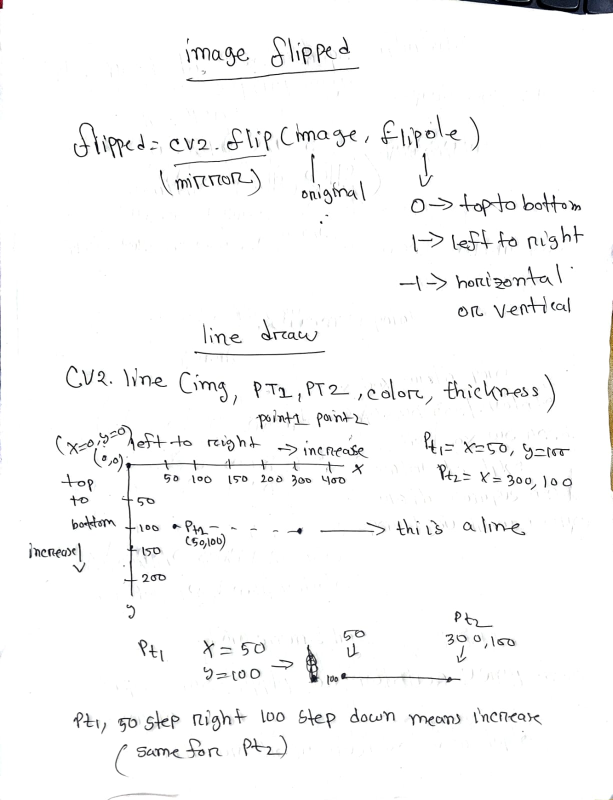
#> input picture linedraw1.jpeg, 1225 x 1600 px (shown at 1/2 size)
$ python tr.py
#> lines starting #> are read from the running program, lines starting #| are printed output that depends on the picture
import cv2
import time
from tqdm import tqdm

print("Welcome! This program allows you to convert an image into black and white and either display or save the result.")

image = input("Enter the image path:- ")
#> the answer given: linedraw1.jpeg

if image:

    print("Loading Image...")

    # 20 seconds loading animation
    for i in tqdm(range(1), desc="Loading", unit="sec"):
        time.sleep(1)

    read = cv2.imread(image)
#> read is the input picture: shape (1600, 1225, 3); mean B, G, R 248, 248, 248

    if read is not None:

        image2 = cv2.resize(read, (800, 600))
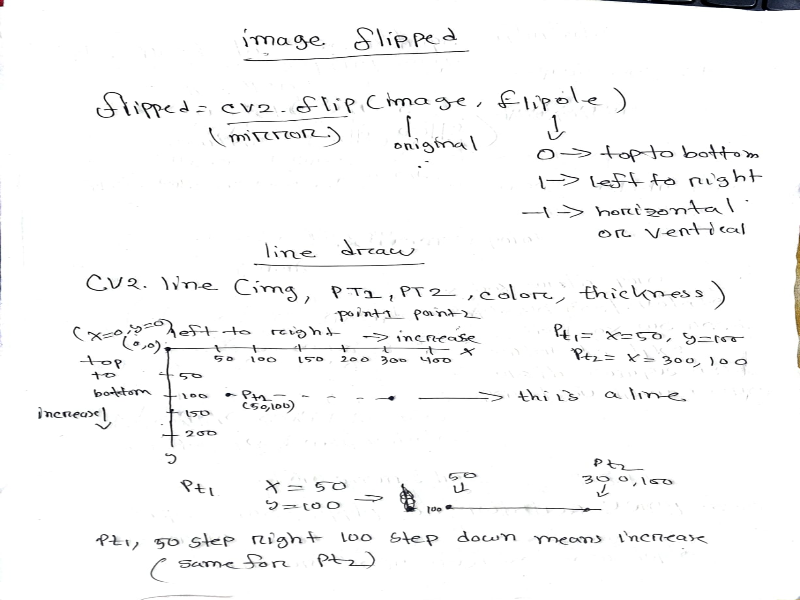
#> image2: shape (600, 800, 3); mean B, G, R 248, 248, 248

        print("Image loaded successfully..")

        user_input1 = input("Do you want to convert image into black and white:- ").lower()
#> the answer given: linedraw2.jpeg

        if user_input1 in ["yes", "yeap", "ofcourse"]:

            convert = cv2.cvtColor(image2, cv2.COLOR_BGR2GRAY)
            for i in tqdm(range(10),desc = "Loading",unit = "sec"):
                time.sleep(4)


            cv2.imshow("This is your black and white picture", convert)
            cv2.waitKey(0)
            cv2.destroyAllWindows()

        else:
            print("Can't find any image....")

else:
    print("No image path provided.")

$ run again, on circle.jpeg
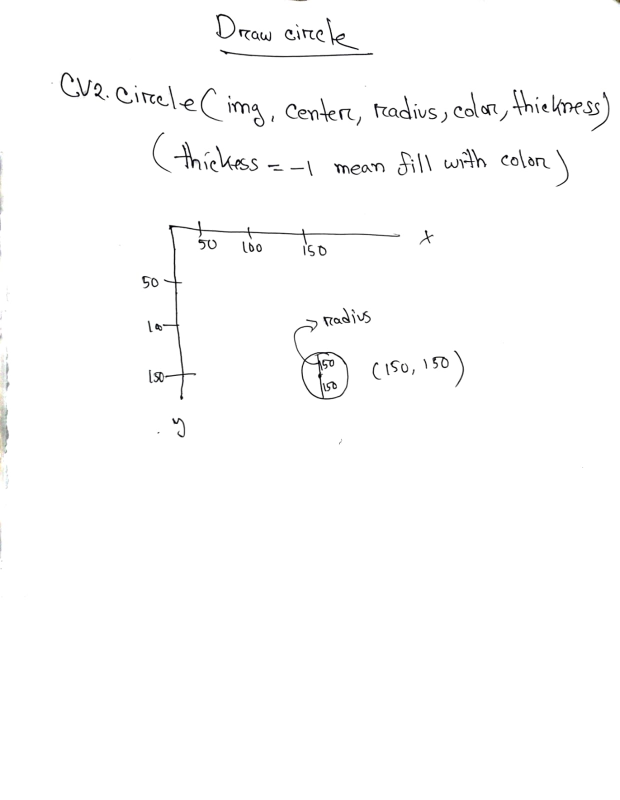
#> input picture circle.jpeg, 1239 x 1600 px (shown at 1/2 size)
#> read is the input picture: shape (1600, 1239, 3); mean B, G, R 252.3, 252.3, 252.3
#> `image2 = cv2.resize(read, (800, 600))`:
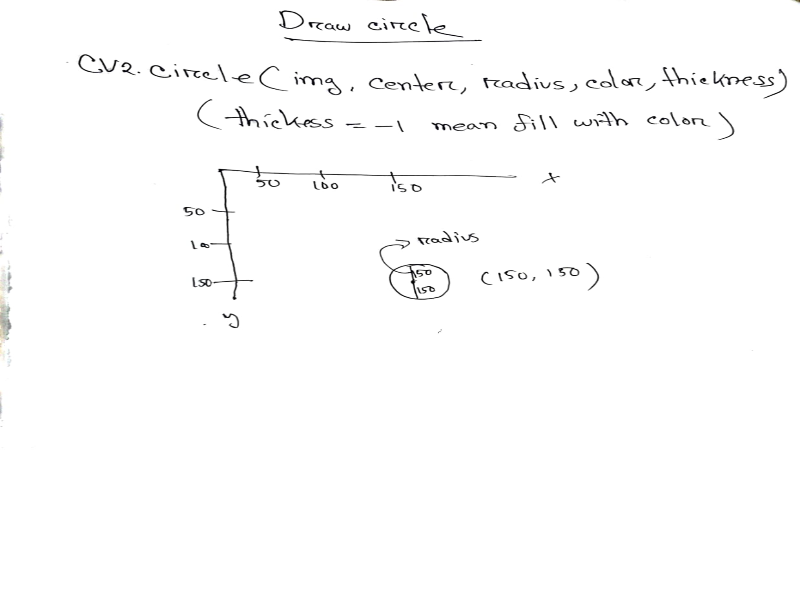
#> image2: shape (600, 800, 3); mean B, G, R 252.4, 252.4, 252.4

$ run again, on crop.jpeg
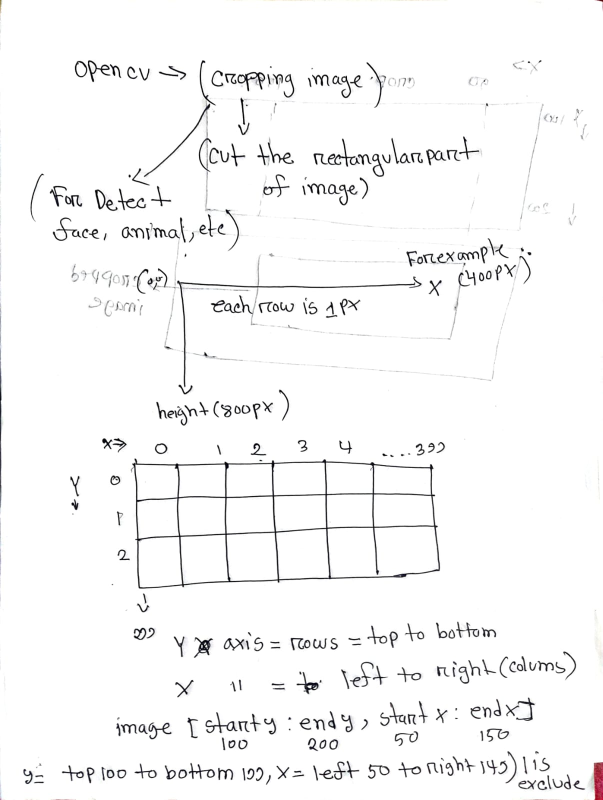
#> input picture crop.jpeg, 1205 x 1600 px (shown at 1/2 size)
#> read is the input picture: shape (1600, 1205, 3); mean B, G, R 247.6, 247.5, 247.6
#> `image2 = cv2.resize(read, (800, 600))`:
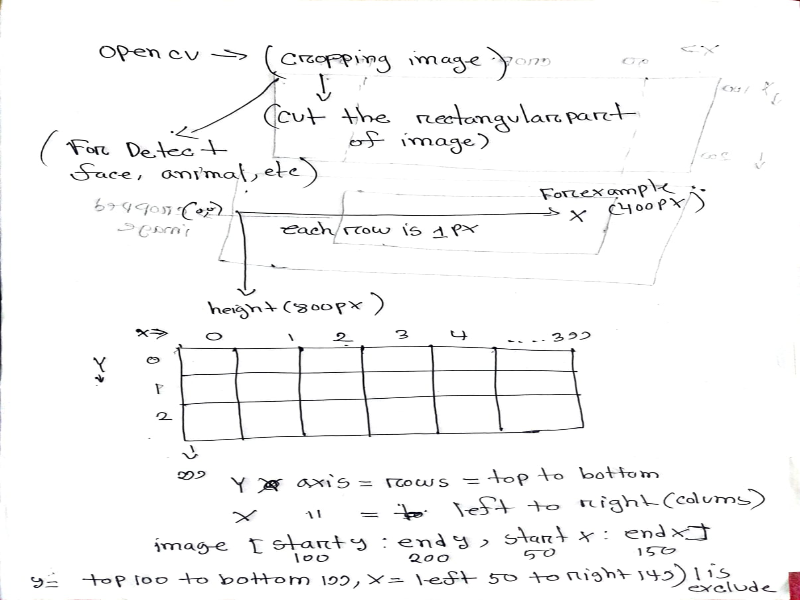
#> image2: shape (600, 800, 3); mean B, G, R 247.6, 247.5, 247.6

$ run again, on crop1.jpeg
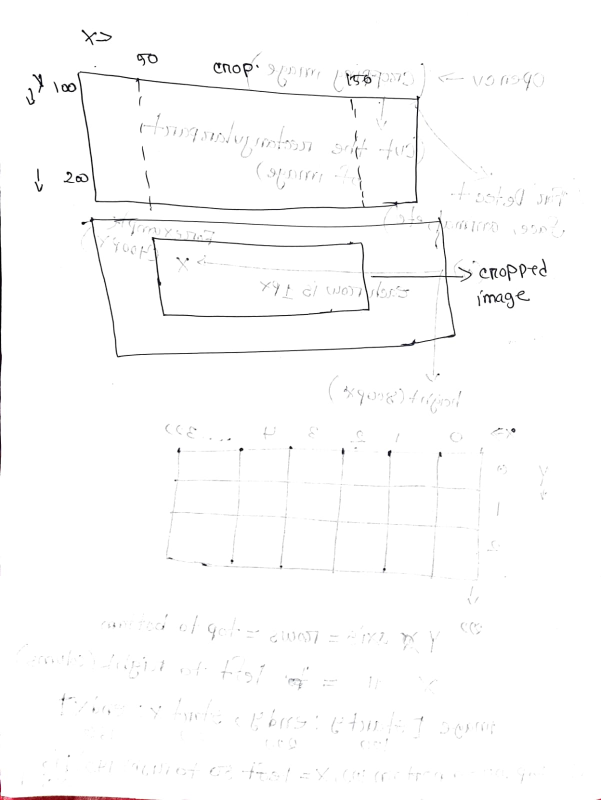
#> input picture crop1.jpeg, 1202 x 1600 px (shown at 1/2 size)
#> read is the input picture: shape (1600, 1202, 3); mean B, G, R 251.9, 251.9, 252
#> `image2 = cv2.resize(read, (800, 600))`:
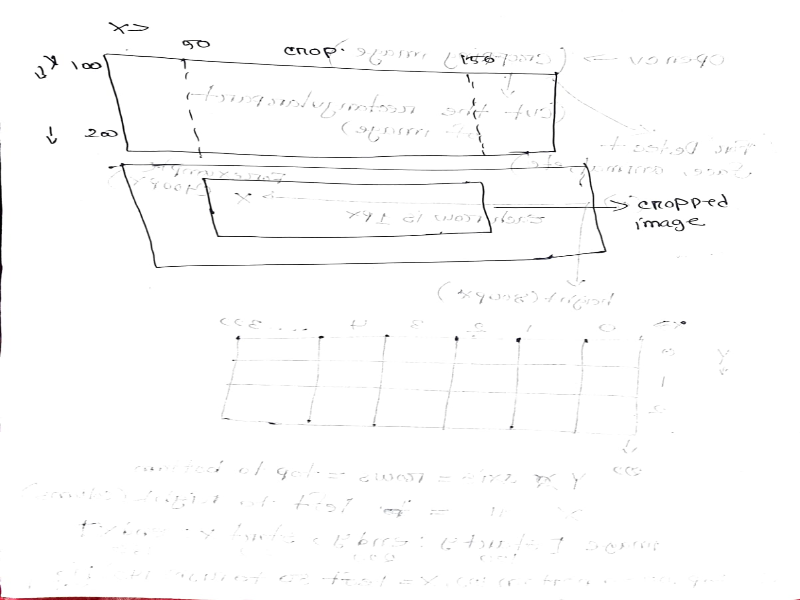
#> image2: shape (600, 800, 3); mean B, G, R 251.9, 251.8, 252
